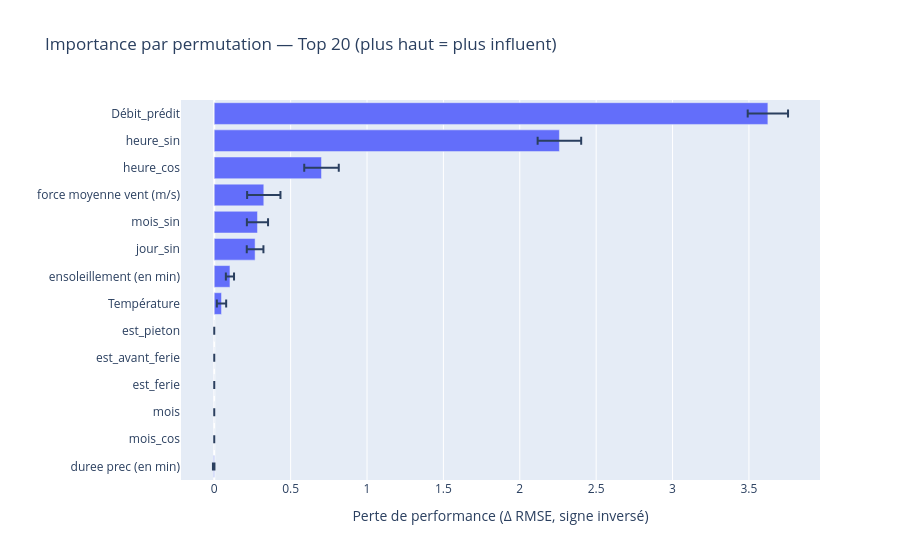

Notebook source saved alongside this figure:
### Code cell
perm = permutation_importance(
    estimator=pipe_occ,
    X=X_test_occ,
    y=y_test_occ,
    n_repeats=20,
    random_state=42,
    scoring='neg_root_mean_squared_error'  
)

imp_df = (
    pd.DataFrame({
        'feature': features_occ,
        'importance_mean': perm.importances_mean,
        'importance_std': perm.importances_std
    })
    .sort_values('importance_mean', ascending=False)
)

print(imp_df.head(20))

topk = imp_df.head(20).sort_values('importance_mean', ascending=True)
fig = px.bar(
    topk,
    x='importance_mean', y='feature',
    error_x='importance_std',
    orientation='h',
    title='Importance par permutation — Top 20 (plus haut = plus influent)'
)
fig.update_layout(xaxis_title="Perte de performance (Δ RMSE, signe inversé)", yaxis_title="")
fig.show()

### Figure 1 — Plotly figure (JSON) as saved in the notebook; plotly's stock layout.template omitted (floating-point values rounded to 4 significant figures)
{"data": [{"error_x": {"array": [0.004949, 0.0, 0.0, 0.0, 0.0, 0.0, 0.03052, 0.02671, 0.05452, 0.06929, 0.1091, 0.113, 0.1425, 0.132]}, "hovertemplate": "importance_mean=%{x}<br>feature=%{y}<extra></extra>", "legendgroup": "", "marker": {"color": "#636efa", "pattern": {"shape": ""}}, "name": "", "orientation": "h", "showlegend": false, "textposition": "auto", "type": "bar", "x": [-0.003579, 0.0, 0.0, 0.0, 0.0, 0.0, 0.04751, 0.1027, 0.2674, 0.2829, 0.3243, 0.7021, 2.259, 3.624], "xaxis": "x", "y": ["duree prec (en min)", "mois_cos", "mois", "est_ferie", "est_avant_ferie", "est_pieton", "Température", "ensoleillement (en min)", "jour_sin", "mois_sin", "force moyenne vent (m/s)", "heure_cos", "heure_sin", "Débit_prédit"], "yaxis": "y"}], "layout": {"barmode": "relative", "legend": {"tracegroupgap": 0}, "title": {"text": "Importance par permutation — Top 20 (plus haut = plus influent)"}, "xaxis": {"anchor": "y", "domain": [0, 1], "title": {"text": "Perte de performance (Δ RMSE, signe inversé)"}}, "yaxis": {"anchor": "x", "domain": [0, 1], "title": {"text": ""}}}}
